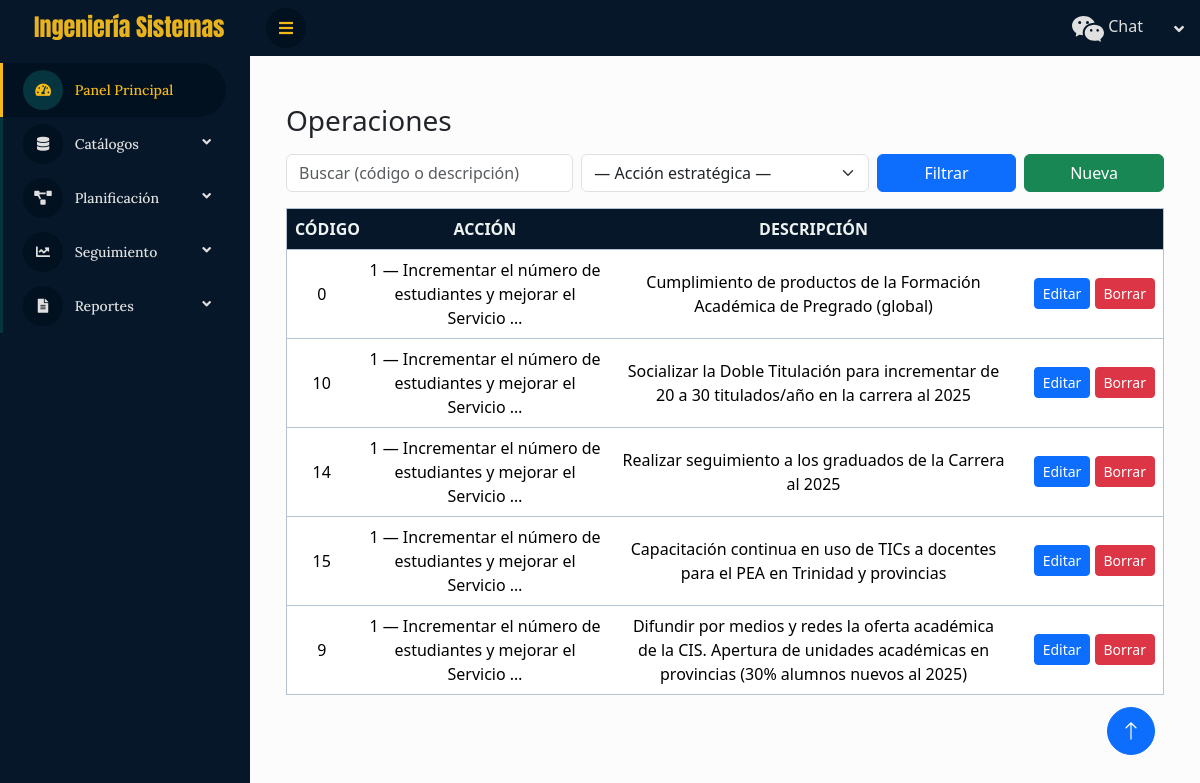
The app's page /operaciones/ with its own data.
### cis/models.py (models this page shows, shortened)
class TimeStampedModel(models.Model):
    creado = models.DateTimeField(auto_now_add=True)
    actualizado = models.DateTimeField(auto_now=True)
    class Meta:
        abstract = True

class Operacion(TimeStampedModel):
    accion = models.ForeignKey(AccionEstrategica, on_delete=models.CASCADE, related_name="operaciones")
    codigo = models.CharField(max_length=20, blank=True)  # el “9”, “10”, “14”, “15” de tu cuadro
    descripcion = models.TextField()  # “Difundir a través de los medios…”
    class Meta:
        unique_together = [("accion","codigo")]
        indexes = [models.Index(fields=["accion","codigo"])]
        verbose_name = "Operación"

class AccionEstrategica(TimeStampedModel):
    objetivo = models.ForeignKey(ObjetivoEstrategico, on_delete=models.CASCADE, related_name="acciones")
    codigo = models.CharField(max_length=20, blank=True)
    descripcion = models.TextField()  # “Incrementar el número de estudiantes…”
    class Meta:
        unique_together = [("objetivo","codigo")]
        indexes = [models.Index(fields=["objetivo","codigo"])]
        verbose_name = "Acción estratégica (producto)"

### cis/views.py (the view)
# urls.py: path("operaciones/", views.OperacionListView.as_view(), name="operacion_list"),
class OperacionListView(ListView):
    model = Operacion
    template_name = "planificacion/operacion_list.html"
    context_object_name = "operaciones"
    paginate_by = 10
    def get_queryset(self):
        qs = (Operacion.objects
              .select_related("accion", "accion__objetivo", "accion__objetivo__area_org")
              .order_by("accion__codigo", "codigo"))
        q = self.request.GET.get("q", "").strip()
        accion = self.request.GET.get("accion", "").strip()
        if q:
            qs = qs.filter(Q(codigo__icontains=q) | Q(descripcion__icontains=q) | Q(accion__descripcion__icontains=q))
        if accion:
            qs = qs.filter(accion_id=accion)
        return qs
    def get_context_data(self, **kwargs):
        ctx = super().get_context_data(**kwargs)
        ctx["q"] = self.request.GET.get("q", "")
        ctx["accion_selected"] = self.request.GET.get("accion", "")
        ctx["acciones"] = AccionEstrategica.objects.order_by("codigo")
        return ctx

### cis/templates/planificacion/operacion_list.html (shortened to what this page needs)
{% extends "base.html" %}
{% load bootstrap_extras %}
{% block content %}
<div class="container-fluid py-4">
  <div class="d-flex justify-content-between mb-3">
    <h1 class="h3 mb-0">Operaciones</h1>
  </div>
  <form method="get" class="row g-2 mb-3">
    <div class="col-md-4">
      <input type="text" name="q" value="{{ q }}" class="form-control" placeholder="Buscar (código o descripción)">
    </div>
    <div class="col-md-4">
      <select name="accion" class="form-select">
        <option value="">— Acción estratégica —</option>
      </select>
    </div>
    <div class="col-md-2 d-grid">
      <button class="btn btn-primary">Filtrar</button>
    </div>
    <div class="col-md-2 d-grid">
      <a href="{% url 'operacion_create' %}" class="btn btn-success">Nueva</a>
    </div>
  </form>
  <table class="table table-hover align-middle">
    <thead class="table-light">
      <tr>
        <th style="width: 70px;">Código</th>
        <th>Acción</th>
        <th style="width: 400px;">Descripción</th>
        <th style="width: 150px;"></th>
      </tr>
    </thead>
    <tbody>
      {% for op in operaciones %}
        <tr>
          <td>{{ op.codigo|default:"—" }}</td>
          <td>{{ op.accion.codigo|default:"(s/c)" }} — {{ op.accion.descripcion|truncatechars:60 }}</td>
          <td>{{ op.descripcion }}</td>
          <td class="text-end">
            <a href="{% url 'operacion_update' op.pk %}" class="btn btn-sm btn-primary">Editar</a>
            <a href="{% url 'operacion_delete' op.pk %}" class="btn btn-sm btn-danger">Borrar</a>
          </td>
        </tr>
      {% empty %}
        <tr><td colspan="4" class="text-center text-muted">Sin registros</td></tr>
      {% endfor %}
    </tbody>
  </table>
</div>
{% endblock %}

### cis/static/css/style.css (style rules this page uses)
select { width: 100%; max-width: 100%; box-sizing: border-box; }
:root { --primary: #f5ba18; --secondary: #06343f; ; --light: #e0e0e0; --dark: #02111f; ; }
.btn { transition: 0.5s; }
.table { width: 100%; border: 1px solid #ccc; border-collapse: collapse; margin: 0; padding: 0; table-layout: fixed; }
.table tr { background-color: #e4e9eb; border: 1px solid #b3c3d1; }
.table th, .table td { font-size: 16px; padding: 8px; text-align: center; }
.table thead th { text-transform: uppercase; background-color: #051729; color: #eef3f1; }

### records on screen
Operacion: codigo "0", accion.codigo "1", accion.descripcion "Incrementar el número de estudiantes y mejorar el Servicio …", descripcion "Cumplimiento de productos de la Formación Académica de Pregrado (global)"
Operacion: codigo "10", accion.codigo "1", accion.descripcion "Incrementar el número de estudiantes y mejorar el Servicio …", descripcion "Socializar la Doble Titulación para incrementar de 20 a 30 titulados/año en la carrera al 2025"
Operacion: codigo "14", accion.codigo "1", accion.descripcion "Incrementar el número de estudiantes y mejorar el Servicio …", descripcion "Realizar seguimiento a los graduados de la Carrera al 2025"
Operacion: codigo "15", accion.codigo "1", accion.descripcion "Incrementar el número de estudiantes y mejorar el Servicio …", descripcion "Capacitación continua en uso de TICs a docentes para el PEA en Trinidad y provincias"
Operacion: codigo "9", accion.codigo "1", accion.descripcion "Incrementar el número de estudiantes y mejorar el Servicio …", descripcion "Difundir por medios y redes la oferta académica de la CIS. Apertura de unidades académicas en provincias (30% alumnos nuevos al 2025)"
